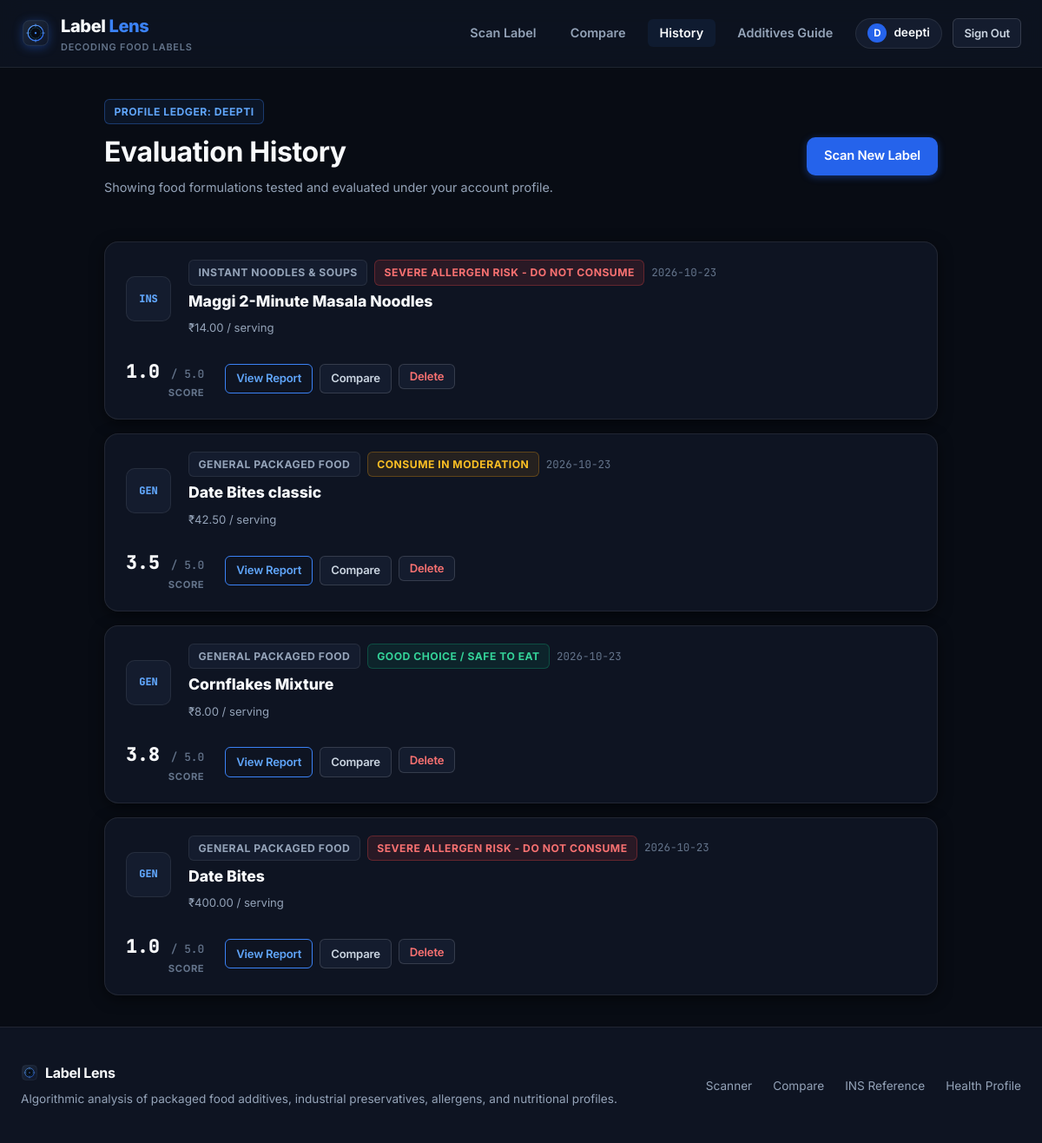
The page /history (signed in) on the database as committed earlier.
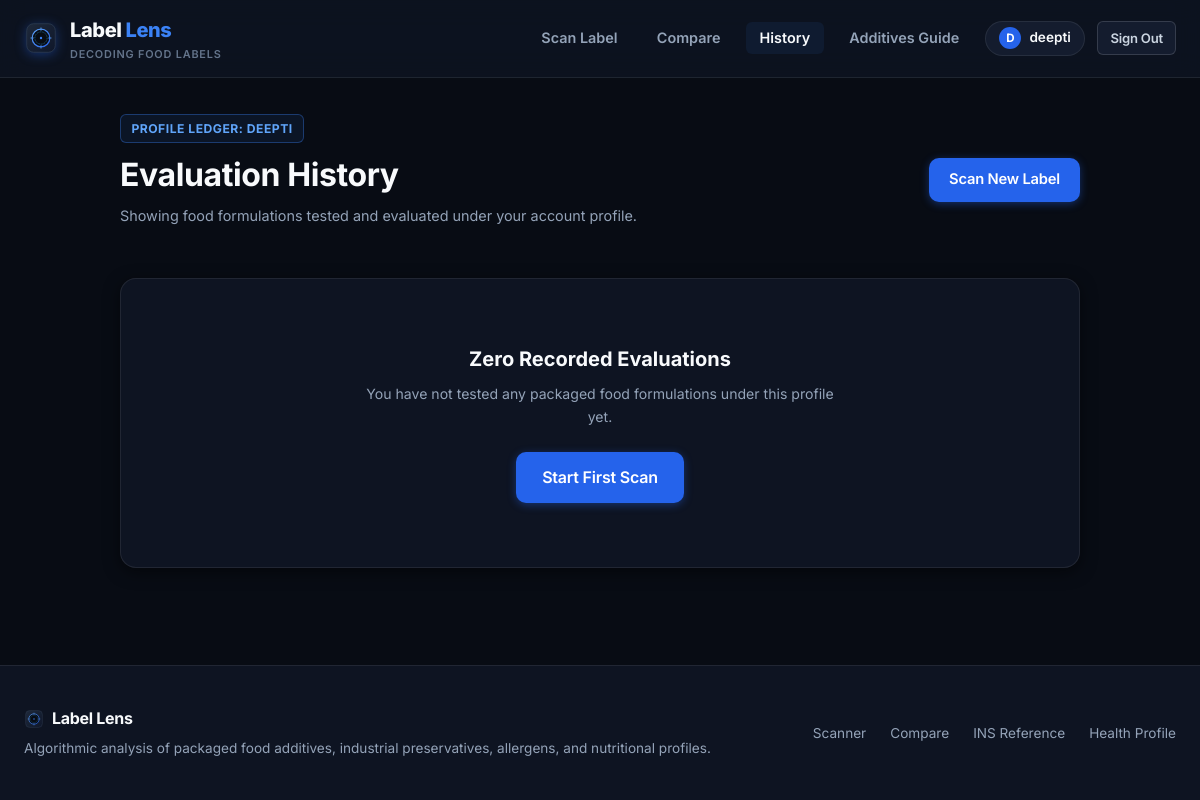
The same page on the database as committed later.
### tables this page shows
CREATE TABLE scans (
        id INTEGER PRIMARY KEY AUTOINCREMENT,
        user_id INTEGER,
        product_name TEXT NOT NULL,
        category TEXT NOT NULL,
        packet_price REAL DEFAULT 0.0,
        servings REAL DEFAULT 1.0,
        cost_per_serving REAL DEFAULT 0.0,
        image_path TEXT,
        raw_text TEXT,
        clean_ingredients TEXT,
        overall_score INTEGER DEFAULT 50,
        star_rating REAL DEFAULT 2.5,
        verdict TEXT NOT NULL,
        verdict_badge TEXT DEFAULT 'caution',
        analysis_json TEXT NOT NULL,
        created_at TIMESTAMP DEFAULT CURRENT_TIMESTAMP, device_id TEXT,
        FOREIGN KEY (user_id) REFERENCES users (id) ON DELETE CASCADE
    );

CREATE TABLE users (
        id INTEGER PRIMARY KEY AUTOINCREMENT,
        username TEXT UNIQUE NOT NULL,
        email TEXT UNIQUE NOT NULL,
        password_hash TEXT NOT NULL,
        allergies TEXT DEFAULT '[]',
        dietary_preference TEXT DEFAULT 'Non-Vegetarian',
        avoid_items TEXT DEFAULT '[]',
        health_goals TEXT DEFAULT '[]',
        budget_target REAL DEFAULT 50.0,
        currency TEXT DEFAULT '₹',
        created_at TIMESTAMP DEFAULT CURRENT_TIMESTAMP
    );

### app.py (the view)
@app.route("/history")
def history():
    user_id = g.user["id"] if g.user else None
    device_id = getattr(g, "device_id", None)
    scans = database.get_user_scans(user_id=user_id, device_id=device_id)
    return render_template("history.html", scans=scans)

### app.py (called while the page is built, shortened)
@app.before_request
def load_logged_in_user():
    device_id = request.cookies.get("device_id") or session.get("device_id")
    if not device_id:
        device_id = uuid.uuid4().hex
        session["device_id"] = device_id
    g.device_id = device_id
    user_id = session.get("user_id")
    if user_id is None:
        g.user = None
    else:
        g.user = database.get_user_by_id(user_id)

@app.after_request
def set_device_cookie(response):
    return response

@app.context_processor
def inject_user_and_samples():
    return {
        "current_user": g.user,
        "samples": SAMPLE_PRODUCTS
    }

### database.py (called while the page is built)
def get_db():
    conn = sqlite3.connect(DB_PATH)
    conn.row_factory = sqlite3.Row
    return conn

### templates/history.html (shortened to what the changed rows need)
{% extends "base.html" %}
{% block content %}
<div style="max-width: 960px; margin: 0 auto;">
  <div style="display: flex; justify-content: space-between; align-items: center; margin-bottom: 2rem; flex-wrap: wrap; gap: 1rem;">
    <div>
      <span class="badge badge-blue" style="margin-bottom: 0.4rem;">
        {% if current_user %}
          Profile Ledger: {{ current_user.username }}
        {% else %}
          Device Ledger: Current Device
        {% endif %}
      </span>
      <h1 class="card-title" style="font-size: 2rem; margin-bottom: 0.25rem;">Evaluation History</h1>
      <p class="card-subtitle">
        {% if current_user %}
          Showing food formulations tested and evaluated under your account profile.
        {% else %}
          Showing food formulations tested on this device. Sign in to sync your scans across multiple devices.
        {% endif %}
      </p>
    </div>
  </div>
  {% if scans %}
    <div style="display: flex; flex-direction: column; gap: 1rem;">
      {% for scan in scans %}
        <div class="card" style="padding: 1.25rem 1.5rem; display: flex; align-items: center; justify-content: space-between; flex-wrap: wrap; gap: 1.25rem;">
          <div style="display: flex; align-items: center; gap: 1.25rem;">
            <div style="width: 52px; height: 52px; background-color: var(--bg-surface-elevated); border: 1px solid var(--border-subtle); border-radius: var(--radius-md); display: flex; align-items: center; justify-content: center; font-size: 0.75rem; font-weight: 800; color: var(--blue-400); font-family: var(--font-mono);">
              {{ scan.category[:3]|upper }}
            </div>
            <div>
              <div style="display: flex; align-items: center; gap: 0.5rem; margin-bottom: 0.25rem;">
                <span class="badge badge-grey">{{ scan.category }}</span>
                <span class="badge badge-{{ scan.verdict_badge }}">{{ scan.verdict }}</span>
                <span style="font-size: 0.78rem; color: var(--text-dim); font-family: var(--font-mono);">{{ scan.created_at[:10] }}</span>
              </div>
              <h3 style="font-size: 1.1rem; font-weight: 800; color: var(--text-primary); margin-bottom: 0.2rem;">
                {{ scan.product_name }}
              </h3>
              {% if scan.cost_per_serving > 0 %}
                <span style="font-size: 0.82rem; color: var(--text-muted);">
                  {{ current_user.currency if current_user else '₹' }}{{ "%.2f"|format(scan.cost_per_serving) }} / serving
                </span>
              {% endif %}
            </div>
          </div>
          <div style="display: flex; align-items: center; gap: 1.5rem;">
            <div style="text-align: right;">
              <div style="font-size: 1.35rem; font-weight: 900; color: var(--text-primary); font-family: var(--font-mono);">
                {{ scan.star_rating }} <span style="font-size: 0.8rem; color: var(--text-dim); font-weight: 500;">/ 5.0</span>
              </div>
              <div style="font-size: 0.7rem; color: var(--text-dim); font-weight: 700; text-transform: uppercase; letter-spacing: 0.6px;">Score</div>
            </div>
            <div style="display: flex; gap: 0.5rem;">
              <a href="{{ url_for('view_scan', scan_id=scan.id) }}" class="btn btn-outline-blue btn-sm">
                View Report
              </a>
              <a href="{{ url_for('compare_with', scan_id=scan.id) }}" class="btn btn-secondary btn-sm" title="Compare with another brand">
                Compare
              </a>
              <form action="{{ url_for('delete_scan_route', scan_id=scan.id) }}" method="POST" onsubmit="return confirm('Confirm deletion of this evaluation record?');">
                <button type="submit" class="btn btn-secondary btn-sm" style="color: var(--danger-text);" title="Delete scan">
                  Delete
                </button>
              </form>
            </div>
          </div>
        </div>
      {% endfor %}
    </div>
  {% else %}
    <div class="card" style="text-align: center; padding: 4rem 1.5rem;">
      <h3 style="font-size: 1.25rem; font-weight: 700; color: var(--text-primary); margin-bottom: 0.5rem;">Zero Recorded Evaluations</h3>
      <p style="font-size: 0.88rem; color: var(--text-muted); margin-bottom: 1.5rem; max-width: 480px; margin-left: auto; margin-right: auto;">
        {% if current_user %}
          You have not tested any packaged food formulations under this profile yet.
        {% else %}
          No food labels have been tested on this device yet. Use the camera or upload a photo to start your ledger.
        {% endif %}
      </p>
      <a href="{{ url_for('scan') }}" class="btn btn-primary btn-lg">
        Start First Scan
      </a>
    </div>
  {% endif %}
</div>
{% endblock %}

### templates/base.html (shortened to what this page needs)
<!DOCTYPE html>
<html lang="en">
<head>
  <link rel="stylesheet" href="{{ url_for('static', filename='css/style.css') }}?v=2.2">
</head>
<body>
  <header class="navbar">
    <div class="nav-container">
      <a href="{{ url_for('index') }}" class="brand">
        <img src="{{ url_for('static', filename='img/logo.svg') }}" alt="Label Lens">
        <div class="brand-text">
          <span class="brand-title">Label <span>Lens</span></span>
          <span class="brand-sub">Decoding food labels</span>
        </div>
      </a>
      <ul class="nav-links">
        <li><a href="{{ url_for('scan') }}" class="nav-link {% if request.endpoint == 'scan' %}active{% endif %}">Scan Label</a></li>
        <li><a href="{{ url_for('compare') }}" class="nav-link {% if request.endpoint == 'compare' %}active{% endif %}">Compare</a></li>
        <li><a href="{{ url_for('history') }}" class="nav-link {% if request.endpoint == 'history' %}active{% endif %}">History</a></li>
        <li><a href="{{ url_for('guide') }}" class="nav-link {% if request.endpoint == 'guide' %}active{% endif %}">Additives Guide</a></li>
        {% if current_user %}
          <li>
            <a href="{{ url_for('profile') }}" class="nav-user-badge">
              <span class="nav-avatar">{{ current_user.username[0]|upper }}</span>
              <span>{{ current_user.username }}</span>
            </a>
          </li>
          <li><a href="{{ url_for('logout') }}" class="btn btn-secondary btn-sm">Sign Out</a></li>
        {% else %}
          <li><a href="{{ url_for('login') }}" class="btn btn-secondary btn-sm">Sign In</a></li>
          <li><a href="{{ url_for('register') }}" class="btn btn-primary btn-sm">Create Profile</a></li>
        {% endif %}
      </ul>
    </div>
  </header>
  <div class="main-content">
    {% block content %}{% endblock %}
  </div>
  <footer class="footer">
    <div class="footer-container">
      <div>
        <div style="display: flex; align-items: center; gap: 0.5rem; margin-bottom: 0.4rem;">
          <img src="{{ url_for('static', filename='img/logo.svg') }}" width="20" height="20" alt="Label Lens">
          <strong style="color: var(--text-primary); font-size: 1rem; letter-spacing: -0.3px;">Label Lens</strong>
        </div>
        <p class="footer-copy">Algorithmic analysis of packaged food additives, industrial preservatives, allergens, and nutritional profiles.</p>
      </div>
      <ul class="footer-links">
        <li><a href="{{ url_for('scan') }}">Scanner</a></li>
        <li><a href="{{ url_for('compare') }}">Compare</a></li>
        <li><a href="{{ url_for('guide') }}">INS Reference</a></li>
        <li><a href="{{ url_for('profile') }}">Health Profile</a></li>
      </ul>
    </div>
  </footer>
</body>
</html>

Rows that differ between the two databases and show on the page:
removed scans: category "INS", category "INSTANT NOODLES & SOUPS", verdict "SEVERE ALLERGEN RISK - DO NOT CONSUME", created_at "2026-10-23", product_name "Maggi 2-Minute Masala Noodles", {{ current_user.currency if current_user else '₹' }} "₹", cost_per_serving "14.00", star_rating "1.0"
removed scans: category "GEN", category "GENERAL PACKAGED FOOD", verdict "CONSUME IN MODERATION", created_at "2026-10-23", product_name "Date Bites classic", {{ current_user.currency if current_user else '₹' }} "₹", cost_per_serving "42.50", star_rating "3.5", verdict_badge "caution" (drawn)
removed scans: category "GEN", category "GENERAL PACKAGED FOOD", verdict "GOOD CHOICE / SAFE TO EAT", created_at "2026-10-23", product_name "Cornflakes Mixture", {{ current_user.currency if current_user else '₹' }} "₹", cost_per_serving "8.00", star_rating "3.8", verdict_badge "safe" (drawn)
removed scans: category "GEN", category "GENERAL PACKAGED FOOD", verdict "SEVERE ALLERGEN RISK - DO NOT CONSUME", created_at "2026-10-23", product_name "Date Bites", {{ current_user.currency if current_user else '₹' }} "₹", cost_per_serving "400.00", star_rating "1.0"
Other text that changed with them:
text now shown: "Zero Recorded Evaluations You have not tested any packaged food formulations under this profile yet. Start First Scan"
